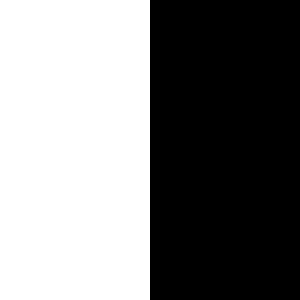
#> input picture DIP3E_Problem_Figures/CH03_Problem_Figures/FigP0314(a).tif, 300 x 300 px, found by its file name
$ python average_filter.py
#> lines starting #> are read from the running program, lines starting #| are printed output that depends on the picture; after the words box and inside, x2 and y2 are one past the last pixel; in counts of white or black regions, pixels touching at a corner belong together
import cv2
import numpy as np
import matplotlib.pyplot as plt

# 读取图片
img1 = cv2.imread('/Users/zzy/PycharmProjects/ImageProcession/DIP3E_Problem_Figures/CH03_Problem_Figures/FigP0314(a).tif')
#> img1 is the input picture: shape (300, 300, 3); values 0 (black) and 243 (white), 50% white; 1 white region, box (x1, y1, x2, y2) and area: (0, 0, 150, 300) 45000
source1 = cv2.cvtColor(img1, cv2.COLOR_BGR2RGB)
result1 = cv2.blur(source1, (5, 5))
cv2.imshow("blurred_1",result1)
# cv2.waitKey(0)
hist1 = cv2.calcHist([result1], [0], None, [256], [0, 256])
#> hist1 = 256 values, max 44400 at index 0, min 0 at index 1, mean 351.6
plt.hist(result1.ravel(), 256, [0, 256])
plt.show()
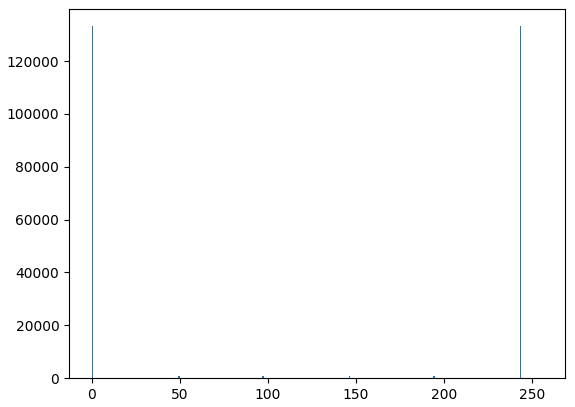
#> figure drawn by matplotlib, 1 panel


img2 = cv2.imread('/Users/zzy/PycharmProjects/ImageProcession/DIP3E_Problem_Figures/CH03_Problem_Figures/FigP0314(b).tif')
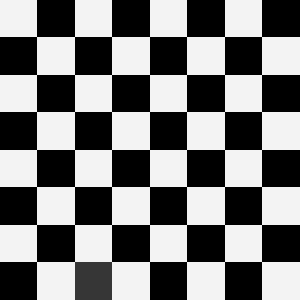
#> input picture DIP3E_Problem_Figures/CH03_Problem_Figures/FigP0314(b).tif, 300 x 300 px, found by its file name
#> img2 is the input picture: shape (300, 300, 3); min 0, max 243, mean 122.4
source2 = cv2.cvtColor(img2, cv2.COLOR_BGR2RGB)
result2 = cv2.blur(source2, (5, 5))
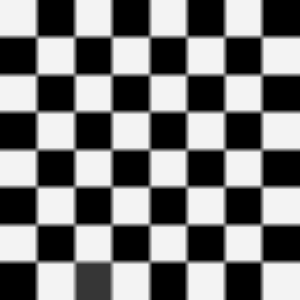
#> result2: shape (300, 300, 3); min 0, max 243, mean 122.4
hist2 = cv2.calcHist([result2], [0], None, [256], [0, 256])
#> hist2 = 256 values, max 37000 at index 243, min 0 at index 1, mean 351.6
plt.hist(result2.ravel(), 256, [0, 256])
plt.show()
#> figure, not shown here; tallest bar 111000 high, from x = 243 to 244

cv2.imshow("blurred_2",result2)
cv2.waitKey(0)


# [10 lines of commented-out code are left out]
